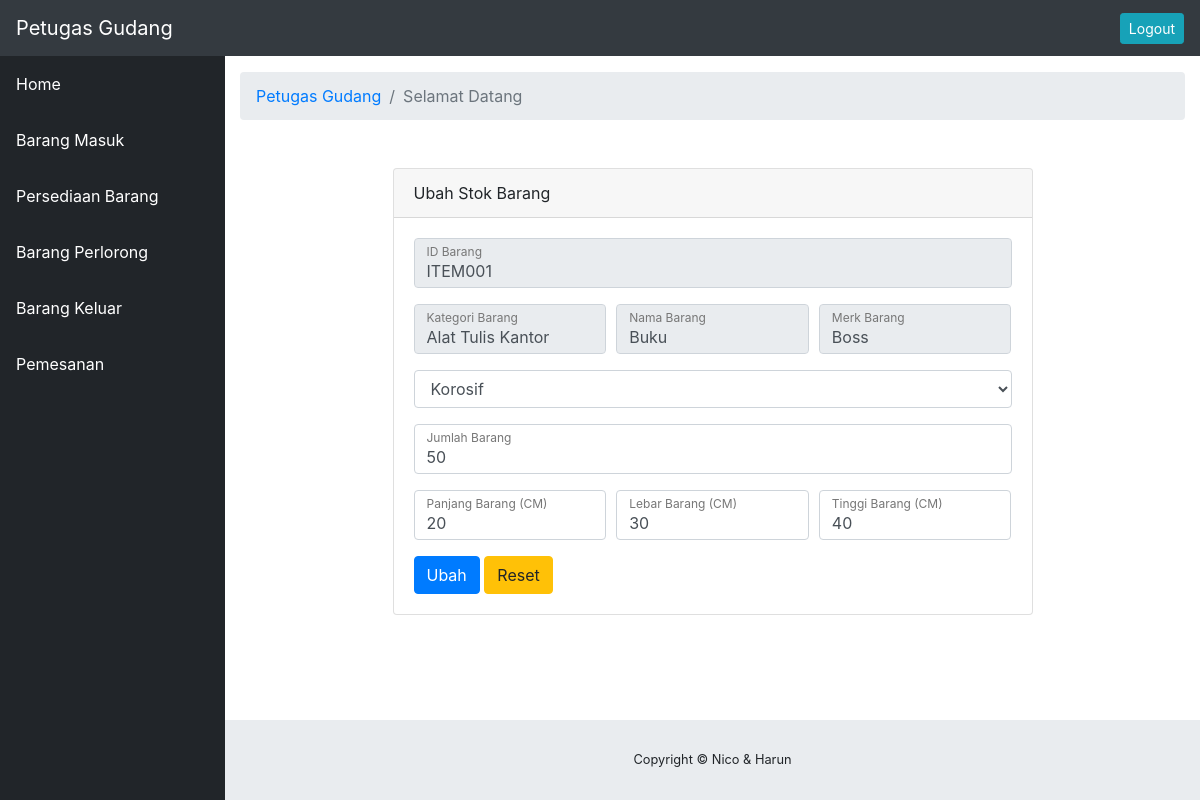
Page /index.php/ag/adminG_persediaan_barang/ubah_bs/ITEM001 on the committed database.
### tables this page shows
CREATE TABLE `stok_barang` (
  `id_barang` varchar(7) NOT NULL,
  `id_ktgr_brg` varchar(7) NOT NULL,
  `id_merk_barang` varchar(7) NOT NULL,
  `id_nama_barang` varchar(8) NOT NULL,
  `id_rak` varchar(6) NOT NULL,
  `stok_barang` int(11) DEFAULT NULL,
  `jenis_barang` int(11) DEFAULT NULL,
  `panjang_barang` int(11) NOT NULL,
  `lebar_barang` int(11) NOT NULL,
  `tinggi_barang` int(11) NOT NULL
);

### application/controllers/ag/adminG_persediaan_barang.php (called while the page is built, shortened)
<?php
class adminG_persediaan_barang extends CI_Controller
{
    function __construct()
    {
        $this->load->model('barang_stok');
    }
    public function ubah_bs($id)
    {
        $cid = ['id_barang' => $id];
        $d = [
            'name'      => $this->session->userdata('nama'),
            'brg'       => $this->barang_stok->get1barang($cid)
        ];
        $this->form_validation->set_rules('id', 'ID', 'trim|required');
        $this->form_validation->set_rules('jenbrg', 'Jenis Barang', 'trim|required');
        $this->form_validation->set_rules('jbrg', 'Jumlah Barang', 'trim|required|greater_than[0]|numeric|integer');
        $this->form_validation->set_rules('pbrg', 'Panjang Barang', 'trim|required|greater_than[0]|numeric');
        $this->form_validation->set_rules('lbrg', 'Lebar Barang', 'trim|required|greater_than[0]|numeric');
        $this->form_validation->set_rules('tbrg', 'Tinggi Barang', 'trim|required|greater_than[0]|numeric');
        if ($this->form_validation->run() == FALSE) {
            $this->load->view('layouts/ag/header', $d);
            $this->load->view('layouts/ag/navigation');
            $this->load->view('adminG/persediaan_barang/ubah', $d);
            $this->load->view('layouts/ag/footer');
        }
    }
}

### index.php (called while the page is built, shortened)
<?php
require_once BASEPATH.'core/CodeIgniter.php';

### application/models/barang_stok.php (called while the page is built, shortened)
<?php
class barang_stok extends CI_Model
{
    public function get1barang($id)
    {
        return $this->db->get_where('detail_stok', $id)->result_array();
    }
}

### application/views/adminG/persediaan_barang/ubah.php (the view, shortened to what this page needs)
<div class="container-fluid">
    <ol class="breadcrumb">
        <li class="breadcrumb-item">
            <a href="<?= site_url('ag/adminG_halaman'); ?>">Petugas Gudang</a>
        </li>
        <li class="breadcrumb-item active">Selamat Datang <?= $name; ?></li>
    </ol>
    <div class="container">
        <div class="card card-register mx-auto mt-5">
            <div class="card-header">Ubah Stok Barang</div>
            <div class="card-body">
                <?php foreach ($brg as $b) { ?>
                    <form action="<?php echo site_url('ag/adminG_persediaan_barang/ubah_bs/' . $b['id_barang']); ?>" method="post">
                        <div class="form-group">
                            <div class="form-label-group">
                                <input type="text" id="id_lokasi" name="id" class="form-control" placeholder="id_lokasi" required="required" value="<?= $b['id_barang']; ?>" readonly="">
                                <label for="id_lokasi">ID Barang</label>
                            </div>
                        </div>
                        <div class="form-row">
                            <div class="col-md-4">
                                <div class="form-group">
                                    <div class="form-label-group">
                                        <input type="text" id="id_lokasi" name="kbrg" class="form-control" placeholder="id_lokasi" required="required" value="<?= $b['nama_ktgr_brg']; ?>" readonly="">
                                        <label for="id_lokasi">Kategori Barang</label>
                                    </div>
                                </div>
                            </div>
                            <div class="col-md-4">
                                <div class="form-group">
                                    <div class="form-label-group">
                                        <input type="text" id="id_lokasi" name="nbrg" class="form-control" placeholder="id_lokasi" required="required" value="<?= $b['nama_barang']; ?>" readonly="">
                                        <label for="id_lokasi">Nama Barang</label>
                                    </div>
                                </div>
                            </div>
                            <div class="col-md-4">
                                <div class="form-group">
                                    <div class="form-label-group">
                                        <input type="text" id="id_lokasi" name="mbrg" class="form-control" placeholder="id_lokasi" required="required" value="<?= $b['nama_merk_barang']; ?>" readonly="">
                                        <label for="id_lokasi">Merk Barang</label>
                                    </div>
                                </div>
                            </div>
                        </div>
                        <div class="form-group">
                            <div class="form-label-group">
                                <select class="form-control" id="mbrg" name="jenbrg">
                                    <option value="2" <?php if ($b['jenis_barang'] == 2) {
                                                                echo "selected";
                                                            } ?>>Korosif</option>
                                </select>
                            </div>
                        </div>
                        <div class="form-group">
                            <div class="form-label-group">
                                <input type="text" id="nama_gedung" name="jbrg" class="form-control" placeholder="nama_gedung" required="required" value="<?= $b['stok'] ?>">
                                <label for="nama_gedung">Jumlah Barang</label>
                            </div>
                        </div>
                        <div class="form-row">
                            <div class="col-md-4">
                                <div class="form-group">
                                    <div class="form-label-group">
                                        <input type="text" id="nama_gedung" name="pbrg" class="form-control" placeholder="nama_gedung" required="required" value="<?= $b['panjang_barang'] ?>">
                                        <label for="nama_gedung">Panjang Barang (CM)</label>
                                    </div>
                                </div>
                            </div>
                            <div class="col-md-4">
                                <div class="form-group">
                                    <div class="form-label-group">
                                        <input type="text" id="nama_gedung" name="lbrg" class="form-control" placeholder="nama_gedung" required="required" value="<?= $b['lebar_barang'] ?>">
                                        <label for="nama_gedung">Lebar Barang (CM)</label>
                                    </div>
                                </div>
                            </div>
                            <div class="col-md-4">
                                <div class="form-group">
                                    <div class="form-label-group">
                                        <input type="text" id="nama_gedung" name="tbrg" class="form-control" placeholder="nama_gedung" required="required" value="<?= $b['tinggi_barang'] ?>">
                                        <label for="nama_gedung">Tinggi Barang (CM)</label>
                                    </div>
                                </div>
                            </div>
                        </div>
                        <button type="submit" name="submit" class="btn btn-primary">Ubah</button>
                        <button type="reset" name="submit" class="btn btn-warning">Reset</button>
                    </form>
                <?php } ?>
            </div>
        </div>
    </div>
</div>

### rows in the picture
stok_barang: id "ITEM001", kbrg "Alat Tulis Kantor", nbrg "Buku", mbrg "Boss", jenbrg "Korosif", jbrg "50", pbrg "20", lbrg "30", tbrg "40"
